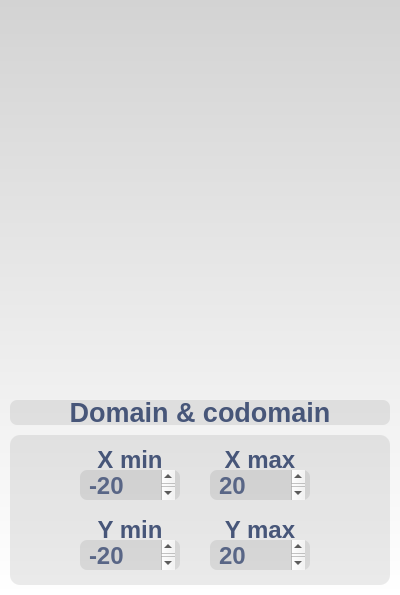
<?xml version="1.0" encoding="UTF-8"?>
<ui version="4.0">
 <class>graph</class>
 <widget class="QDialog" name="graph">
  <property name="geometry">
   <rect>
    <x>0</x>
    <y>0</y>
    <width>400</width>
    <height>595</height>
   </rect>
  </property>
  <property name="windowTitle">
   <string>Dialog</string>
  </property>
  <property name="styleSheet">
   <string notr="true">QDialog {
    background-color: qlineargradient(spread:pad, x1:0.5, y1:0, x2:0.5, y2:1, stop:0 rgba(211, 211, 211, 255), stop:1 rgba(255, 255, 255, 255));
    border-radius: 10px;
}</string>
  </property>
  <widget class="QCustomPlot" name="widget" native="true">
   <property name="geometry">
    <rect>
     <x>10</x>
     <y>10</y>
     <width>380</width>
     <height>380</height>
    </rect>
   </property>
   <property name="styleSheet">
    <string notr="true">QCustomPlot {
    color: #475679;
    background-color: rgba(0, 0, 0, 0.08);
    border-radius: 10px; /* Закругление углов на 5 пикселей */
}
</string>
   </property>
  </widget>
  <widget class="QGroupBox" name="groupBox">
   <property name="geometry">
    <rect>
     <x>10</x>
     <y>435</y>
     <width>380</width>
     <height>150</height>
    </rect>
   </property>
   <property name="styleSheet">
    <string notr="true">QGroupBox {
    color: #475679;
    background-color: rgba(0, 0, 0, 0.08);
    border-radius: 10px; /* Закругление углов на 5 пикселей */
}
</string>
   </property>
   <property name="title">
    <string/>
   </property>
   <widget class="QTextEdit" name="xMin">
    <property name="geometry">
     <rect>
      <x>70</x>
      <y>35</y>
      <width>100</width>
      <height>30</height>
     </rect>
    </property>
    <property name="font">
     <font>
      <pointsize>18</pointsize>
      <bold>true</bold>
     </font>
    </property>
    <property name="styleSheet">
     <string notr="true">QTextEdit{
	color: #596686;
    background-color: rgba(0, 0, 0, 0.08);
    padding-right: 5px;
    padding-left: 5px;
    border-radius: 7px; 
    text-align: center;
}</string>
    </property>
    <property name="inputMethodHints">
     <set>Qt::ImhDigitsOnly</set>
    </property>
    <property name="html">
     <string>&lt;!DOCTYPE HTML PUBLIC &quot;-//W3C//DTD HTML 4.0//EN&quot; &quot;http://www.w3.org/TR/REC-html40/strict.dtd&quot;&gt;
&lt;html&gt;&lt;head&gt;&lt;meta name=&quot;qrichtext&quot; content=&quot;1&quot; /&gt;&lt;meta charset=&quot;utf-8&quot; /&gt;&lt;style type=&quot;text/css&quot;&gt;
p, li { white-space: pre-wrap; }
&lt;/style&gt;&lt;/head&gt;&lt;body style=&quot; font-family:'.AppleSystemUIFont'; font-size:18pt; font-weight:700; font-style:normal;&quot;&gt;
&lt;p style=&quot; margin-top:0px; margin-bottom:0px; margin-left:0px; margin-right:0px; -qt-block-indent:0; text-indent:0px;&quot;&gt;-20&lt;/p&gt;&lt;/body&gt;&lt;/html&gt;</string>
    </property>
   </widget>
   <widget class="QLabel" name="label">
    <property name="geometry">
     <rect>
      <x>70</x>
      <y>15</y>
      <width>100</width>
      <height>20</height>
     </rect>
    </property>
    <property name="palette">
     <palette>
      <active>
       <colorrole role="WindowText">
        <brush brushstyle="SolidPattern">
         <color alpha="255">
          <red>71</red>
          <green>86</green>
          <blue>121</blue>
         </color>
        </brush>
       </colorrole>
       <colorrole role="Text">
        <brush brushstyle="SolidPattern">
         <color alpha="255">
          <red>71</red>
          <green>86</green>
          <blue>121</blue>
         </color>
        </brush>
       </colorrole>
       <colorrole role="ButtonText">
        <brush brushstyle="SolidPattern">
         <color alpha="255">
          <red>71</red>
          <green>86</green>
          <blue>121</blue>
         </color>
        </brush>
       </colorrole>
       <colorrole role="PlaceholderText">
        <brush brushstyle="SolidPattern">
         <color alpha="255">
          <red>71</red>
          <green>86</green>
          <blue>121</blue>
         </color>
        </brush>
       </colorrole>
      </active>
      <inactive>
       <colorrole role="WindowText">
        <brush brushstyle="SolidPattern">
         <color alpha="255">
          <red>71</red>
          <green>86</green>
          <blue>121</blue>
         </color>
        </brush>
       </colorrole>
       <colorrole role="Text">
        <brush brushstyle="SolidPattern">
         <color alpha="255">
          <red>71</red>
          <green>86</green>
          <blue>121</blue>
         </color>
        </brush>
       </colorrole>
       <colorrole role="ButtonText">
        <brush brushstyle="SolidPattern">
         <color alpha="255">
          <red>71</red>
          <green>86</green>
          <blue>121</blue>
         </color>
        </brush>
       </colorrole>
       <colorrole role="PlaceholderText">
        <brush brushstyle="SolidPattern">
         <color alpha="255">
          <red>71</red>
          <green>86</green>
          <blue>121</blue>
         </color>
        </brush>
       </colorrole>
      </inactive>
      <disabled>
       <colorrole role="WindowText">
        <brush brushstyle="SolidPattern">
         <color alpha="255">
          <red>71</red>
          <green>86</green>
          <blue>121</blue>
         </color>
        </brush>
       </colorrole>
       <colorrole role="Text">
        <brush brushstyle="SolidPattern">
         <color alpha="255">
          <red>71</red>
          <green>86</green>
          <blue>121</blue>
         </color>
        </brush>
       </colorrole>
       <colorrole role="ButtonText">
        <brush brushstyle="SolidPattern">
         <color alpha="255">
          <red>71</red>
          <green>86</green>
          <blue>121</blue>
         </color>
        </brush>
       </colorrole>
       <colorrole role="PlaceholderText">
        <brush brushstyle="SolidPattern">
         <color alpha="255">
          <red>71</red>
          <green>86</green>
          <blue>121</blue>
         </color>
        </brush>
       </colorrole>
      </disabled>
     </palette>
    </property>
    <property name="font">
     <font>
      <pointsize>18</pointsize>
      <bold>true</bold>
     </font>
    </property>
    <property name="styleSheet">
     <string notr="true">color: #475679;
text-align: center;
</string>
    </property>
    <property name="inputMethodHints">
     <set>Qt::ImhFormattedNumbersOnly</set>
    </property>
    <property name="text">
     <string>X min</string>
    </property>
    <property name="alignment">
     <set>Qt::AlignCenter</set>
    </property>
   </widget>
   <widget class="QLabel" name="label_2">
    <property name="geometry">
     <rect>
      <x>70</x>
      <y>85</y>
      <width>100</width>
      <height>20</height>
     </rect>
    </property>
    <property name="palette">
     <palette>
      <active>
       <colorrole role="WindowText">
        <brush brushstyle="SolidPattern">
         <color alpha="255">
          <red>71</red>
          <green>86</green>
          <blue>121</blue>
         </color>
        </brush>
       </colorrole>
       <colorrole role="Text">
        <brush brushstyle="SolidPattern">
         <color alpha="255">
          <red>71</red>
          <green>86</green>
          <blue>121</blue>
         </color>
        </brush>
       </colorrole>
       <colorrole role="ButtonText">
        <brush brushstyle="SolidPattern">
         <color alpha="255">
          <red>71</red>
          <green>86</green>
          <blue>121</blue>
         </color>
        </brush>
       </colorrole>
       <colorrole role="PlaceholderText">
        <brush brushstyle="SolidPattern">
         <color alpha="255">
          <red>71</red>
          <green>86</green>
          <blue>121</blue>
         </color>
        </brush>
       </colorrole>
      </active>
      <inactive>
       <colorrole role="WindowText">
        <brush brushstyle="SolidPattern">
         <color alpha="255">
          <red>71</red>
          <green>86</green>
          <blue>121</blue>
         </color>
        </brush>
       </colorrole>
       <colorrole role="Text">
        <brush brushstyle="SolidPattern">
         <color alpha="255">
          <red>71</red>
          <green>86</green>
          <blue>121</blue>
         </color>
        </brush>
       </colorrole>
       <colorrole role="ButtonText">
        <brush brushstyle="SolidPattern">
         <color alpha="255">
          <red>71</red>
          <green>86</green>
          <blue>121</blue>
         </color>
        </brush>
       </colorrole>
       <colorrole role="PlaceholderText">
        <brush brushstyle="SolidPattern">
         <color alpha="255">
          <red>71</red>
          <green>86</green>
          <blue>121</blue>
         </color>
        </brush>
       </colorrole>
      </inactive>
      <disabled>
       <colorrole role="WindowText">
        <brush brushstyle="SolidPattern">
         <color alpha="255">
          <red>71</red>
          <green>86</green>
          <blue>121</blue>
         </color>
        </brush>
       </colorrole>
       <colorrole role="Text">
        <brush brushstyle="SolidPattern">
         <color alpha="255">
          <red>71</red>
          <green>86</green>
          <blue>121</blue>
         </color>
        </brush>
       </colorrole>
       <colorrole role="ButtonText">
        <brush brushstyle="SolidPattern">
         <color alpha="255">
          <red>71</red>
          <green>86</green>
          <blue>121</blue>
         </color>
        </brush>
       </colorrole>
       <colorrole role="PlaceholderText">
        <brush brushstyle="SolidPattern">
         <color alpha="255">
          <red>71</red>
          <green>86</green>
          <blue>121</blue>
         </color>
        </brush>
       </colorrole>
      </disabled>
     </palette>
    </property>
    <property name="font">
     <font>
      <pointsize>18</pointsize>
      <bold>true</bold>
     </font>
    </property>
    <property name="styleSheet">
     <string notr="true">color: #475679;
text-align: center;
</string>
    </property>
    <property name="inputMethodHints">
     <set>Qt::ImhFormattedNumbersOnly</set>
    </property>
    <property name="text">
     <string>Y min</string>
    </property>
    <property name="alignment">
     <set>Qt::AlignCenter</set>
    </property>
   </widget>
   <widget class="QTextEdit" name="yMin">
    <property name="geometry">
     <rect>
      <x>70</x>
      <y>105</y>
      <width>100</width>
      <height>30</height>
     </rect>
    </property>
    <property name="font">
     <font>
      <pointsize>18</pointsize>
      <bold>true</bold>
     </font>
    </property>
    <property name="styleSheet">
     <string notr="true">QTextEdit{
	color: #596686;
    background-color: rgba(0, 0, 0, 0.08);
    padding-right: 5px;
    padding-left: 5px;
    border-radius: 7px; 
    text-align: center;
}</string>
    </property>
    <property name="html">
     <string>&lt;!DOCTYPE HTML PUBLIC &quot;-//W3C//DTD HTML 4.0//EN&quot; &quot;http://www.w3.org/TR/REC-html40/strict.dtd&quot;&gt;
&lt;html&gt;&lt;head&gt;&lt;meta name=&quot;qrichtext&quot; content=&quot;1&quot; /&gt;&lt;meta charset=&quot;utf-8&quot; /&gt;&lt;style type=&quot;text/css&quot;&gt;
p, li { white-space: pre-wrap; }
&lt;/style&gt;&lt;/head&gt;&lt;body style=&quot; font-family:'.AppleSystemUIFont'; font-size:18pt; font-weight:700; font-style:normal;&quot;&gt;
&lt;p style=&quot; margin-top:0px; margin-bottom:0px; margin-left:0px; margin-right:0px; -qt-block-indent:0; text-indent:0px;&quot;&gt;-20&lt;/p&gt;&lt;/body&gt;&lt;/html&gt;</string>
    </property>
   </widget>
   <widget class="QLabel" name="label_3">
    <property name="geometry">
     <rect>
      <x>200</x>
      <y>85</y>
      <width>100</width>
      <height>20</height>
     </rect>
    </property>
    <property name="palette">
     <palette>
      <active>
       <colorrole role="WindowText">
        <brush brushstyle="SolidPattern">
         <color alpha="255">
          <red>71</red>
          <green>86</green>
          <blue>121</blue>
         </color>
        </brush>
       </colorrole>
       <colorrole role="Text">
        <brush brushstyle="SolidPattern">
         <color alpha="255">
          <red>71</red>
          <green>86</green>
          <blue>121</blue>
         </color>
        </brush>
       </colorrole>
       <colorrole role="ButtonText">
        <brush brushstyle="SolidPattern">
         <color alpha="255">
          <red>71</red>
          <green>86</green>
          <blue>121</blue>
         </color>
        </brush>
       </colorrole>
       <colorrole role="PlaceholderText">
        <brush brushstyle="SolidPattern">
         <color alpha="255">
          <red>71</red>
          <green>86</green>
          <blue>121</blue>
         </color>
        </brush>
       </colorrole>
      </active>
      <inactive>
       <colorrole role="WindowText">
        <brush brushstyle="SolidPattern">
         <color alpha="255">
          <red>71</red>
          <green>86</green>
          <blue>121</blue>
         </color>
        </brush>
       </colorrole>
       <colorrole role="Text">
        <brush brushstyle="SolidPattern">
         <color alpha="255">
          <red>71</red>
          <green>86</green>
          <blue>121</blue>
         </color>
        </brush>
       </colorrole>
       <colorrole role="ButtonText">
        <brush brushstyle="SolidPattern">
         <color alpha="255">
          <red>71</red>
          <green>86</green>
          <blue>121</blue>
         </color>
        </brush>
       </colorrole>
       <colorrole role="PlaceholderText">
        <brush brushstyle="SolidPattern">
         <color alpha="255">
          <red>71</red>
          <green>86</green>
          <blue>121</blue>
         </color>
        </brush>
       </colorrole>
      </inactive>
      <disabled>
       <colorrole role="WindowText">
        <brush brushstyle="SolidPattern">
         <color alpha="255">
          <red>71</red>
          <green>86</green>
          <blue>121</blue>
         </color>
        </brush>
       </colorrole>
       <colorrole role="Text">
        <brush brushstyle="SolidPattern">
         <color alpha="255">
          <red>71</red>
          <green>86</green>
          <blue>121</blue>
         </color>
        </brush>
       </colorrole>
       <colorrole role="ButtonText">
        <brush brushstyle="SolidPattern">
         <color alpha="255">
          <red>71</red>
          <green>86</green>
          <blue>121</blue>
         </color>
        </brush>
       </colorrole>
       <colorrole role="PlaceholderText">
        <brush brushstyle="SolidPattern">
         <color alpha="255">
          <red>71</red>
          <green>86</green>
          <blue>121</blue>
         </color>
        </brush>
       </colorrole>
      </disabled>
     </palette>
    </property>
    <property name="font">
     <font>
      <pointsize>18</pointsize>
      <bold>true</bold>
     </font>
    </property>
    <property name="styleSheet">
     <string notr="true">color: #475679;
text-align: center;
</string>
    </property>
    <property name="inputMethodHints">
     <set>Qt::ImhFormattedNumbersOnly</set>
    </property>
    <property name="text">
     <string>Y max</string>
    </property>
    <property name="alignment">
     <set>Qt::AlignCenter</set>
    </property>
   </widget>
   <widget class="QLabel" name="label_4">
    <property name="geometry">
     <rect>
      <x>200</x>
      <y>15</y>
      <width>100</width>
      <height>20</height>
     </rect>
    </property>
    <property name="palette">
     <palette>
      <active>
       <colorrole role="WindowText">
        <brush brushstyle="SolidPattern">
         <color alpha="255">
          <red>71</red>
          <green>86</green>
          <blue>121</blue>
         </color>
        </brush>
       </colorrole>
       <colorrole role="Text">
        <brush brushstyle="SolidPattern">
         <color alpha="255">
          <red>71</red>
          <green>86</green>
          <blue>121</blue>
         </color>
        </brush>
       </colorrole>
       <colorrole role="ButtonText">
        <brush brushstyle="SolidPattern">
         <color alpha="255">
          <red>71</red>
          <green>86</green>
          <blue>121</blue>
         </color>
        </brush>
       </colorrole>
       <colorrole role="PlaceholderText">
        <brush brushstyle="SolidPattern">
         <color alpha="255">
          <red>71</red>
          <green>86</green>
          <blue>121</blue>
         </color>
        </brush>
       </colorrole>
      </active>
      <inactive>
       <colorrole role="WindowText">
        <brush brushstyle="SolidPattern">
         <color alpha="255">
          <red>71</red>
          <green>86</green>
          <blue>121</blue>
         </color>
        </brush>
       </colorrole>
       <colorrole role="Text">
        <brush brushstyle="SolidPattern">
         <color alpha="255">
          <red>71</red>
          <green>86</green>
          <blue>121</blue>
         </color>
        </brush>
       </colorrole>
       <colorrole role="ButtonText">
        <brush brushstyle="SolidPattern">
         <color alpha="255">
          <red>71</red>
          <green>86</green>
          <blue>121</blue>
         </color>
        </brush>
       </colorrole>
       <colorrole role="PlaceholderText">
        <brush brushstyle="SolidPattern">
         <color alpha="255">
          <red>71</red>
          <green>86</green>
          <blue>121</blue>
         </color>
        </brush>
       </colorrole>
      </inactive>
      <disabled>
       <colorrole role="WindowText">
        <brush brushstyle="SolidPattern">
         <color alpha="255">
          <red>71</red>
          <green>86</green>
          <blue>121</blue>
         </color>
        </brush>
       </colorrole>
       <colorrole role="Text">
        <brush brushstyle="SolidPattern">
         <color alpha="255">
          <red>71</red>
          <green>86</green>
          <blue>121</blue>
         </color>
        </brush>
       </colorrole>
       <colorrole role="ButtonText">
        <brush brushstyle="SolidPattern">
         <color alpha="255">
          <red>71</red>
          <green>86</green>
          <blue>121</blue>
         </color>
        </brush>
       </colorrole>
       <colorrole role="PlaceholderText">
        <brush brushstyle="SolidPattern">
         <color alpha="255">
          <red>71</red>
          <green>86</green>
          <blue>121</blue>
         </color>
        </brush>
       </colorrole>
      </disabled>
     </palette>
    </property>
    <property name="font">
     <font>
      <pointsize>18</pointsize>
      <bold>true</bold>
     </font>
    </property>
    <property name="styleSheet">
     <string notr="true">color: #475679;
text-align: center;
</string>
    </property>
    <property name="inputMethodHints">
     <set>Qt::ImhFormattedNumbersOnly</set>
    </property>
    <property name="text">
     <string>X max</string>
    </property>
    <property name="alignment">
     <set>Qt::AlignCenter</set>
    </property>
   </widget>
   <widget class="QTextEdit" name="xMax">
    <property name="geometry">
     <rect>
      <x>200</x>
      <y>35</y>
      <width>100</width>
      <height>30</height>
     </rect>
    </property>
    <property name="font">
     <font>
      <pointsize>18</pointsize>
      <bold>true</bold>
     </font>
    </property>
    <property name="styleSheet">
     <string notr="true">QTextEdit{
	color: #596686;
    background-color: rgba(0, 0, 0, 0.08);
    padding-right: 5px;
    padding-left: 5px;
    border-radius: 7px; 
    text-align: center;
}</string>
    </property>
    <property name="html">
     <string>&lt;!DOCTYPE HTML PUBLIC &quot;-//W3C//DTD HTML 4.0//EN&quot; &quot;http://www.w3.org/TR/REC-html40/strict.dtd&quot;&gt;
&lt;html&gt;&lt;head&gt;&lt;meta name=&quot;qrichtext&quot; content=&quot;1&quot; /&gt;&lt;meta charset=&quot;utf-8&quot; /&gt;&lt;style type=&quot;text/css&quot;&gt;
p, li { white-space: pre-wrap; }
&lt;/style&gt;&lt;/head&gt;&lt;body style=&quot; font-family:'.AppleSystemUIFont'; font-size:18pt; font-weight:700; font-style:normal;&quot;&gt;
&lt;p style=&quot; margin-top:0px; margin-bottom:0px; margin-left:0px; margin-right:0px; -qt-block-indent:0; text-indent:0px;&quot;&gt;20&lt;/p&gt;&lt;/body&gt;&lt;/html&gt;</string>
    </property>
   </widget>
   <widget class="QTextEdit" name="yMax">
    <property name="geometry">
     <rect>
      <x>200</x>
      <y>105</y>
      <width>100</width>
      <height>30</height>
     </rect>
    </property>
    <property name="font">
     <font>
      <pointsize>18</pointsize>
      <bold>true</bold>
     </font>
    </property>
    <property name="styleSheet">
     <string notr="true">QTextEdit{
	color: #596686;
    background-color: rgba(0, 0, 0, 0.08);
    padding-right: 5px;
    padding-left: 5px;
    border-radius: 7px; 
    text-align: center;
}</string>
    </property>
    <property name="html">
     <string>&lt;!DOCTYPE HTML PUBLIC &quot;-//W3C//DTD HTML 4.0//EN&quot; &quot;http://www.w3.org/TR/REC-html40/strict.dtd&quot;&gt;
&lt;html&gt;&lt;head&gt;&lt;meta name=&quot;qrichtext&quot; content=&quot;1&quot; /&gt;&lt;meta charset=&quot;utf-8&quot; /&gt;&lt;style type=&quot;text/css&quot;&gt;
p, li { white-space: pre-wrap; }
&lt;/style&gt;&lt;/head&gt;&lt;body style=&quot; font-family:'.AppleSystemUIFont'; font-size:18pt; font-weight:700; font-style:normal;&quot;&gt;
&lt;p style=&quot; margin-top:0px; margin-bottom:0px; margin-left:0px; margin-right:0px; -qt-block-indent:0; text-indent:0px;&quot;&gt;20&lt;/p&gt;&lt;/body&gt;&lt;/html&gt;</string>
    </property>
   </widget>
  </widget>
  <widget class="QLabel" name="label_5">
   <property name="geometry">
    <rect>
     <x>10</x>
     <y>400</y>
     <width>380</width>
     <height>25</height>
    </rect>
   </property>
   <property name="font">
    <font>
     <family>.AppleSystemUIFont</family>
     <pointsize>20</pointsize>
     <bold>true</bold>
    </font>
   </property>
   <property name="styleSheet">
    <string notr="true">QLabel {
    color: #475679;
    background-color: rgba(0, 0, 0, 0.08);
    border-radius: 7px; /* Закругление углов на 5 пикселей */
}</string>
   </property>
   <property name="text">
    <string>Domain &amp; codomain</string>
   </property>
   <property name="alignment">
    <set>Qt::AlignCenter</set>
   </property>
  </widget>
 </widget>
 <customwidgets>
  <customwidget>
   <class>QCustomPlot</class>
   <extends>QWidget</extends>
   <header>qcustomplot.h</header>
   <container>1</container>
  </customwidget>
 </customwidgets>
 <resources/>
 <connections/>
</ui>
